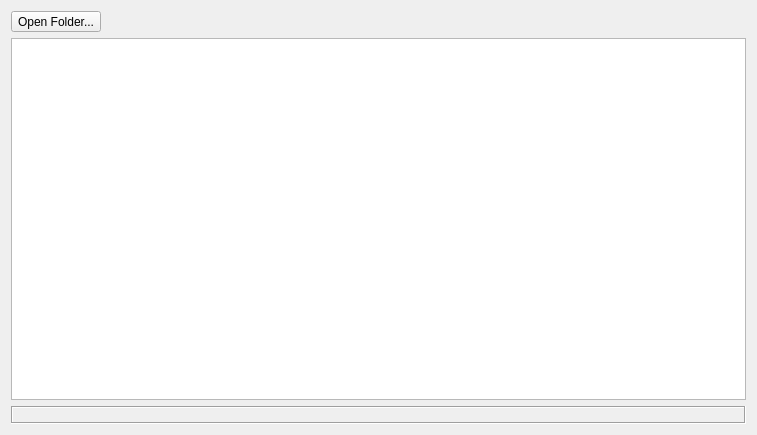
<?xml version="1.0" encoding="UTF-8"?>
<ui version="4.0">
 <class>Thumbnailer</class>
 <widget class="QWidget" name="Thumbnailer">
  <property name="geometry">
   <rect>
    <x>0</x>
    <y>0</y>
    <width>757</width>
    <height>435</height>
   </rect>
  </property>
  <property name="windowTitle">
   <string>Qt SAIL demo [thumbnailer]</string>
  </property>
  <layout class="QGridLayout" name="gridLayout">
   <item row="0" column="0">
    <layout class="QHBoxLayout" name="horizontalLayout">
     <item>
      <widget class="QToolButton" name="pushOpenFolder">
       <property name="text">
        <string>Open Folder...</string>
       </property>
      </widget>
     </item>
     <item>
      <spacer name="horizontalSpacer">
       <property name="orientation">
        <enum>Qt::Horizontal</enum>
       </property>
       <property name="sizeHint" stdset="0">
        <size>
         <width>40</width>
         <height>20</height>
        </size>
       </property>
      </spacer>
     </item>
    </layout>
   </item>
   <item row="1" column="0">
    <widget class="QListView" name="listView"/>
   </item>
   <item row="2" column="0">
    <widget class="QLabel" name="labelStatus">
     <property name="font">
      <font>
       <weight>75</weight>
       <bold>true</bold>
      </font>
     </property>
     <property name="frameShape">
      <enum>QFrame::Box</enum>
     </property>
     <property name="frameShadow">
      <enum>QFrame::Sunken</enum>
     </property>
     <property name="textInteractionFlags">
      <set>Qt::LinksAccessibleByMouse|Qt::TextSelectableByMouse</set>
     </property>
    </widget>
   </item>
  </layout>
 </widget>
 <tabstops>
  <tabstop>pushOpenFolder</tabstop>
  <tabstop>listView</tabstop>
 </tabstops>
 <resources/>
 <connections/>
</ui>
